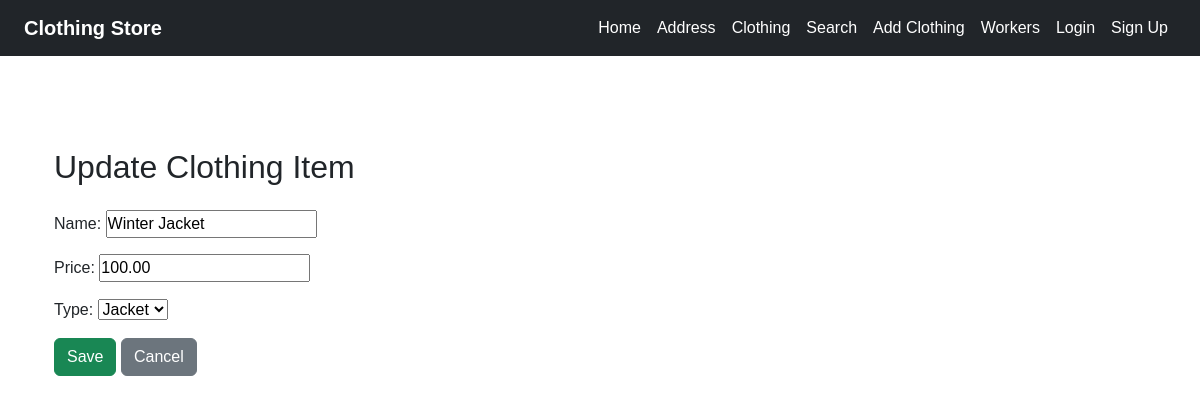
The app's page /clothing/update/6/, older data.
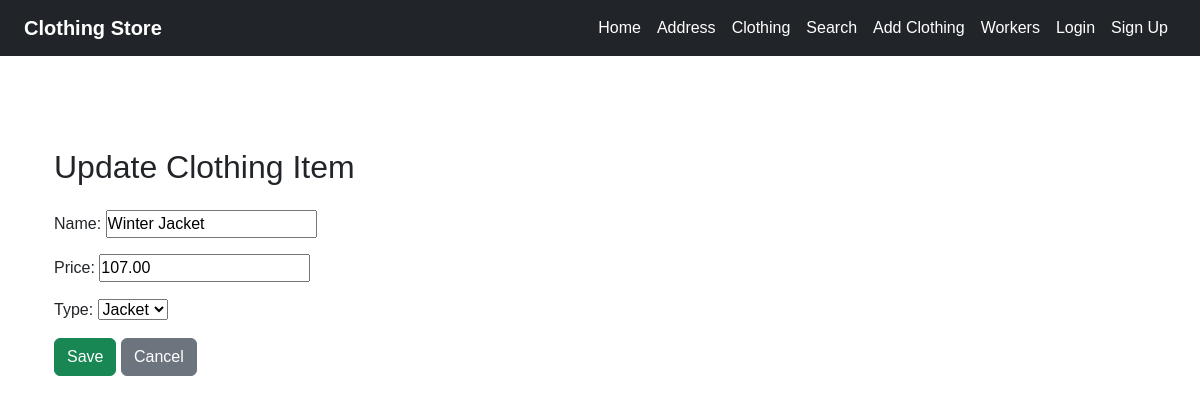
The same page, newer data.
### clothing/models.py (models this page shows, shortened)
class ClothingModel(models.Model):
    name = models.CharField(max_length=100)
    manufacturer = models.CharField(max_length=100)
    price = models.DecimalField(max_digits=8, decimal_places=2, validators=[MinValueValidator(0), MaxValueValidator(1000)])
    type = models.ForeignKey(TypeModel, on_delete=models.CASCADE,related_name='clothing_items')

class TypeModel(models.Model):
    name = models.CharField(max_length=100)
    def __str__(self):
        return self.name

### clothing/views.py (the view, shortened to what this page needs)
# urls.py: path('update/<int:pk>/', views.ClothingUpdateView.as_view(), name='update_clothing'),
class ClothingUpdateView(UpdateView):
    model=ClothingModel
    template_name='clothing/update_clothing.html'
    fields=['name','price','type']
    success_url=reverse_lazy('product_list')

### clothing/templates/clothing/update_clothing.html (shortened to what this page needs)
{% extends 'layout.html' %}
{% block content %}
<div class="container mt-5">
    <h2 class="mb-4">Update Clothing Item</h2>
    <form method="post">
        {{ form.as_p }}
        <button type="submit" class="btn btn-success">Save</button>
        <a href="{% url 'product_list' %}" class="btn btn-secondary">Cancel</a>
    </form>
</div>
{% endblock %}

Row changes from the older to the newer data that the page shows:
changed ClothingModel "Jacket": price "100.00" → "107.00"
